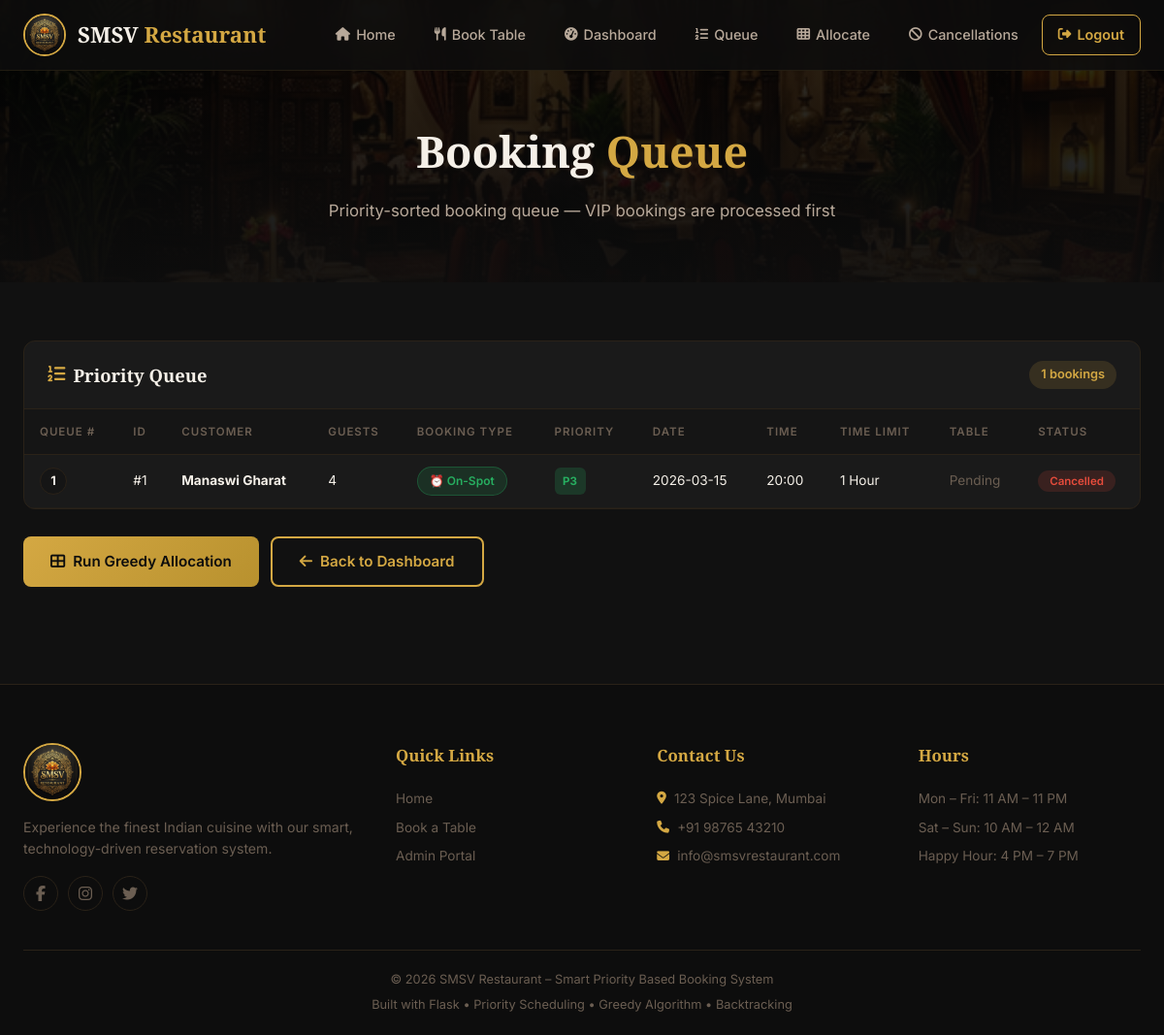
Page /admin/queue (signed in) on the committed database.
### tables this page shows
CREATE TABLE bookings (
            id INTEGER PRIMARY KEY AUTOINCREMENT,
            customer_name TEXT NOT NULL,
            people_count INTEGER NOT NULL,
            booking_type TEXT NOT NULL CHECK(booking_type IN ('VIP', 'Pre-Booking', 'On-Spot')),
            priority INTEGER NOT NULL,
            booking_date TEXT NOT NULL,
            booking_time TEXT NOT NULL,
            time_limit TEXT NOT NULL,
            status TEXT NOT NULL DEFAULT 'Waiting'
                CHECK(status IN ('Waiting', 'Confirmed', 'Cancelled', 'Completed', 'Upgraded')),
            table_id INTEGER,
            created_at TIMESTAMP DEFAULT CURRENT_TIMESTAMP,
            notification TEXT,
            FOREIGN KEY (table_id) REFERENCES tables(id)
        );

### app.py (the view)
@app.route('/admin/queue')
def booking_queue():
    if not session.get('admin'):
        flash('Please log in first.', 'error')
        return redirect(url_for('admin_login'))
    bookings = get_priority_queue()
    return render_template('queue.html', bookings=bookings)

### database.py (called while the page is built)
def get_db():
    conn = sqlite3.connect(DATABASE)
    conn.row_factory = sqlite3.Row
    conn.execute("PRAGMA foreign_keys = ON")
    return conn

### models.py (called while the page is built)
def get_all_bookings():
    db = get_db()
    bookings = db.execute(
        '''SELECT b.*, t.table_number, t.capacity as table_capacity
           FROM bookings b
           LEFT JOIN tables t ON b.table_id = t.id
           ORDER BY b.priority ASC, b.booking_date ASC, b.booking_time ASC'''
    ).fetchall()
    db.close()
    return bookings

### services.py (called while the page is built)
def get_priority_queue():
    return get_all_bookings()

### templates/queue.html (shortened to what this page needs)
{% extends 'base.html' %}
{% block content %}
<section class="page-header page-header-sm">
    <div class="page-header-bg">
        <img src="{{ url_for('static', filename='images/interior.jpg') }}" alt="Interior">
        <div class="page-header-overlay"></div>
    </div>
    <div class="container">
        <h1>Booking <span class="text-gold">Queue</span></h1>
        <p>Priority-sorted booking queue — VIP bookings are processed first</p>
    </div>
</section>
<section class="queue-section">
    <div class="container">
        <div class="dashboard-card">
            <div class="card-header">
                <h3><i class="fas fa-list-ol"></i> Priority Queue</h3>
                <span class="card-badge">{{ bookings|length }} bookings</span>
            </div>
            <div class="table-responsive">
                <table class="data-table">
                    <thead>
                        <tr>
                            <th>Queue #</th>
                            <th>ID</th>
                            <th>Customer</th>
                            <th>Guests</th>
                            <th>Booking Type</th>
                            <th>Priority</th>
                            <th>Date</th>
                            <th>Time</th>
                            <th>Time Limit</th>
                            <th>Table</th>
                            <th>Status</th>
                        </tr>
                    </thead>
                    <tbody>
                        {% for b in bookings %}
                        <tr class="queue-row {{ 'row-vip' if b.booking_type == 'VIP' else '' }}">
                            <td><span class="queue-number">{{ loop.index }}</span></td>
                            <td>#{{ b.id }}</td>
                            <td><strong>{{ b.customer_name }}</strong></td>
                            <td>{{ b.people_count }}</td>
                            <td>
                                <span class="badge badge-{{ b.booking_type|lower|replace('-', '') }}">
                                    {% if b.booking_type == 'VIP' %}👑{% elif b.booking_type == 'Pre-Booking' %}📅{%
                                    else %}⏰{% endif %}
                                    {{ b.booking_type }}
                                </span>
                            </td>
                            <td><span class="priority-badge priority-{{ b.priority }}">P{{ b.priority }}</span></td>
                            <td>{{ b.booking_date }}</td>
                            <td>{{ b.booking_time }}</td>
                            <td>{{ b.time_limit }}</td>
                            <td>{% if b.table_number %}#{{ b.table_number }} ({{ b.table_capacity }} seats){% else
                                %}<span class="text-muted">Pending</span>{% endif %}</td>
                            <td><span class="status-badge status-{{ b.status|lower }}">{{ b.status }}</span></td>
                        </tr>
                        {% endfor %}
                    </tbody>
                </table>
            </div>
        </div>
        <div class="page-actions">
            <a href="{{ url_for('table_allocation') }}" class="btn btn-primary">
                <i class="fas fa-th-large"></i> Run Greedy Allocation
            </a>
            <a href="{{ url_for('admin_dashboard') }}" class="btn btn-outline">
                <i class="fas fa-arrow-left"></i> Back to Dashboard
            </a>
        </div>
    </div>
</section>
{% endblock %}

### rows in the picture
bookings: id "1", customer_name "Manaswi Gharat", people_count "4", booking_type "On-Spot", priority "3", booking_date "2026-03-15", booking_time "20:00", time_limit "1 Hour", status "Cancelled"

### other values in the picture
{{ bookings|length }} "1"
